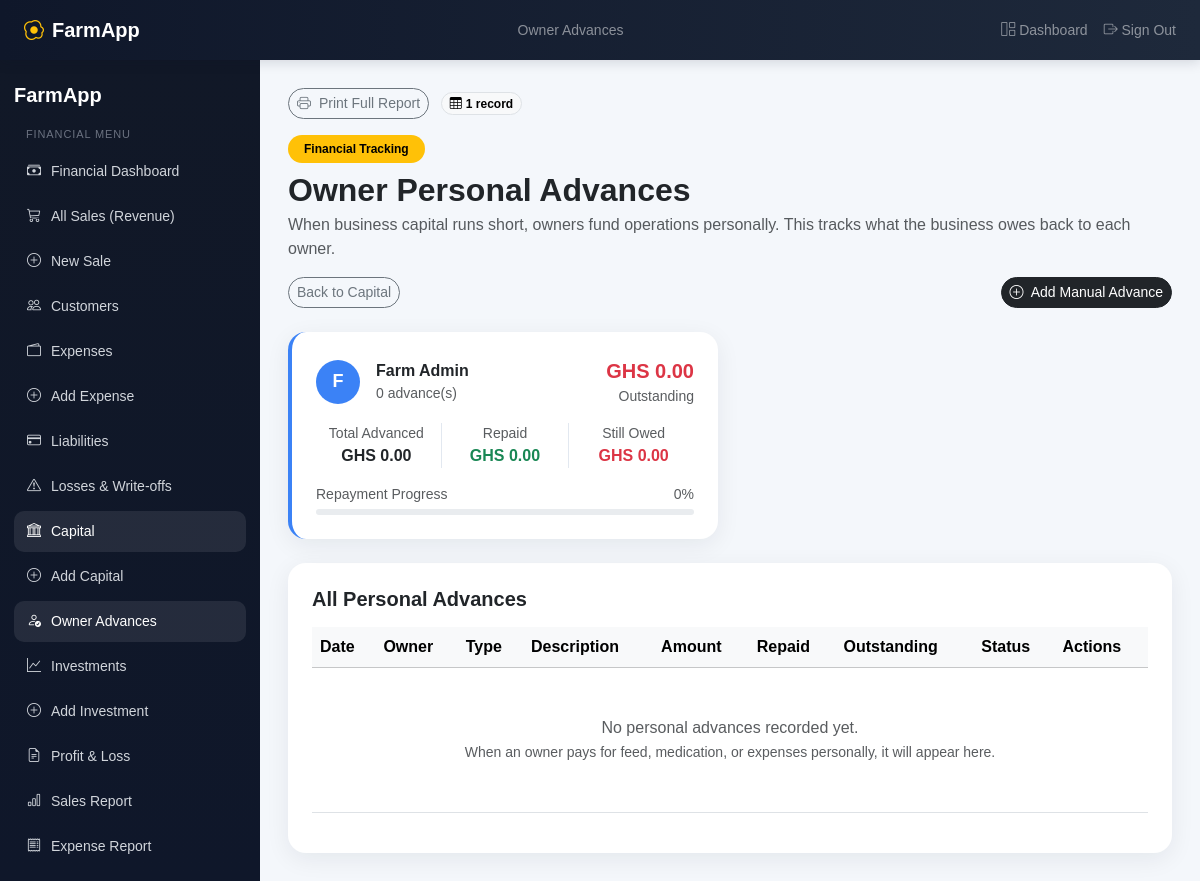
Screenshot of /capital/advances (signed in) with the database file from the repository.
### tables this page shows
CREATE TABLE users (
    id INT UNSIGNED AUTO_INCREMENT PRIMARY KEY,
    full_name VARCHAR(100) NOT NULL,
    username VARCHAR(50) NOT NULL,
    email VARCHAR(100) DEFAULT NULL,
    password_hash VARCHAR(255) NOT NULL,
    is_active TINYINT(1) NOT NULL DEFAULT 1,
    created_at TIMESTAMP NULL DEFAULT CURRENT_TIMESTAMP,
    updated_at TIMESTAMP NULL DEFAULT CURRENT_TIMESTAMP ON UPDATE CURRENT_TIMESTAMP,
    last_login_at TIMESTAMP NULL DEFAULT NULL,
    UNIQUE KEY unique_username (username),
    UNIQUE KEY unique_email (email),
    KEY idx_username (username),
    KEY idx_email (email),
    KEY idx_is_active (is_active)
);

### app/core/Controller.php (called while the page is built, shortened)
<?php
class Controller
{
    protected function view(string $view, array $data = [], string $layout = 'admin')
    {
        extract($data);
        $layoutPath = BASE_PATH . 'app/views/layouts/' . $layout . '.php';
        require $layoutPath;
    }
}

### app/controllers/CapitalController.php (called while the page is built, shortened)
<?php
require_once BASE_PATH . 'app/core/Controller.php';
class CapitalController extends Controller
{
    public function advances(): void
    {
        $db = \Database::connect();
        $advances = $db->query("
            SELECT oa.*, u.full_name
            FROM owner_advances oa
            LEFT JOIN users u ON u.id = oa.owner_id
            ORDER BY oa.advance_date DESC, oa.id DESC
        ")->fetchAll(\PDO::FETCH_ASSOC) ?: [];
        $ownerSummary = $db->query("
            SELECT u.id, u.full_name,
                COUNT(oa.id) AS advance_count,
                COALESCE(SUM(oa.amount), 0) AS total_advanced,
                COALESCE(SUM(oa.repaid_amount), 0) AS total_repaid
            FROM users u
            LEFT JOIN owner_advances oa ON oa.owner_id = u.id
            WHERE u.role IN ('owner','admin')
            GROUP BY u.id, u.full_name
            ORDER BY total_advanced DESC
        ")->fetchAll(\PDO::FETCH_ASSOC) ?: [];
        $this->view('capital/advances', [
            'pageTitle'    => 'Owner Advances',
            'sidebarType'  => 'financial',
            'advances'     => $advances,
            'ownerSummary' => $ownerSummary,
        ], 'admin');
    }
}

### app/core/Router.php (called while the page is built, shortened)
<?php
require_once BASE_PATH . 'app/core/Controller.php';
class Router
{
    private array $routes;
    public function __construct(array $routes)
    {
        $this->routes = $routes;
    }
    public function dispatch(string $uri): void
    {
        $path = trim($uri, '/');
        [$controllerName, $method] = $this->routes[$path];
        $controller = new $controllerName();
        $controller->$method();
    }
}

### index.php (called while the page is built, shortened)
<?php
require_once BASE_PATH . 'app/core/Router.php';
$routes = require BASE_PATH . 'app/Router/web.php';
$router = new Router($routes);
$requestUri = parse_url($_SERVER['REQUEST_URI'], PHP_URL_PATH);
$basePath = rtrim(parse_url(BASE_URL, PHP_URL_PATH), '/');
if ($basePath && str_starts_with($requestUri, $basePath)) {
    $requestUri = substr($requestUri, strlen($basePath));
}
$requestUri = trim($requestUri, '/');
$router->dispatch($requestUri === '' ? '/' : $requestUri);

### app/views/capital/advances.php (the view, shortened to what this page needs)
<?php
$base = rtrim(BASE_URL, '/');
$advances = $advances ?? [];
$ownerSummary = $ownerSummary ?? [];
$ownerColors = ['#3b82f6','#f59e0b','#10b981','#ef4444','#8b5cf6'];
include BASE_PATH . 'app/views/layouts/print_toolbar.php';
?>
<div class="d-flex flex-wrap justify-content-between align-items-center mb-4 gap-3 d-print-none">
    <div>
        <span class="badge rounded-pill text-bg-warning mb-2 px-3 py-2">Financial Tracking</span>
        <h2 class="fw-bold mb-1">Owner Personal Advances</h2>
        <p class="text-muted mb-0">
            When business capital runs short, owners fund operations personally.
            This tracks what the business owes back to each owner.
        </p>
    </div>
    <a href="<?= $base ?>/capital" class="btn btn-outline-secondary btn-sm">Back to Capital</a>
    <a href="<?= $base ?>/capital/advances/edit?id=0" class="btn btn-dark btn-sm">
        <i class="bi bi-plus-circle me-1"></i> Add Manual Advance
    </a>
</div>
<?php if (!empty($ownerSummary)): ?>
<div class="row g-4 mb-4">
    <?php foreach ($ownerSummary as $i => $owner):
        $color = $ownerColors[$i % count($ownerColors)];
        $outstanding = (float)$owner['total_advanced'] - (float)$owner['total_repaid'];
        $pct = (float)$owner['total_advanced'] > 0 ? ((float)$owner['total_repaid'] / (float)$owner['total_advanced']) * 100 : 0;
    ?>
    <div class="col-md-6">
        <div class="adv-card p-4" style="border-left:4px solid <?= $color ?>;">
            <div class="d-flex align-items-center gap-3 mb-3">
                <div class="rounded-circle d-flex align-items-center justify-content-center text-white fw-bold"
                     style="width:44px;height:44px;background:<?= $color ?>;font-size:18px;">
                    <?= strtoupper(substr($owner['full_name'], 0, 1)) ?>
                </div>
                <div>
                    <div class="fw-bold"><?= htmlspecialchars($owner['full_name']) ?></div>
                    <div class="text-muted small"><?= (int)$owner['advance_count'] ?> advance(s)</div>
                </div>
                <div class="ms-auto text-end">
                    <div class="fw-bold fs-5 text-danger">GHS <?= number_format($outstanding, 2) ?></div>
                    <div class="small text-muted">Outstanding</div>
                </div>
            </div>
            <div class="row g-2 mb-3">
                <div class="col-4 text-center">
                    <div class="small text-muted">Total Advanced</div>
                    <div class="fw-semibold">GHS <?= number_format((float)$owner['total_advanced'], 2) ?></div>
                </div>
                <div class="col-4 text-center" style="border-left:1px solid #e2e8f0;border-right:1px solid #e2e8f0;">
                    <div class="small text-muted">Repaid</div>
                    <div class="fw-semibold text-success">GHS <?= number_format((float)$owner['total_repaid'], 2) ?></div>
                </div>
                <div class="col-4 text-center">
                    <div class="small text-muted">Still Owed</div>
                    <div class="fw-semibold text-danger">GHS <?= number_format($outstanding, 2) ?></div>
                </div>
            </div>
            <div class="mb-1 d-flex justify-content-between small text-muted">
                <span>Repayment Progress</span>
                <span><?= number_format($pct, 0) ?>%</span>
            </div>
            <div class="progress" style="height:6px;border-radius:3px;">
            </div>
        </div>
    </div>
    <?php endforeach; ?>
</div>
<?php endif; ?>
<div class="adv-card p-4">
    <h5 class="fw-bold mb-3">All Personal Advances</h5>
    <div class="table-responsive">
        <table class="table align-middle">
            <thead class="table-light">
                <tr>
                    <th>Date</th>
                    <th>Owner</th>
                    <th>Type</th>
                    <th>Description</th>
                    <th>Amount</th>
                    <th>Repaid</th>
                    <th>Outstanding</th>
                    <th>Status</th>
                    <th>Actions</th>
                </tr>
            </thead>
            <tbody>
                <?php if (!empty($advances)): ?>
                    <?php foreach ($advances as $i => $a):
                        $outstanding = (float)$a['amount'] - (float)$a['repaid_amount'];
                        $statusBadge = match($a['status']) { 'repaid'=>'success', 'partial'=>'warning', default=>'danger' };
                        $color = $ownerColors[$i % count($ownerColors)];
                    ?>
                    <tr>
                        <td class="small"><?= htmlspecialchars($a['advance_date']) ?></td>
                        <td>
                            <span class="badge rounded-pill px-2" style="background:<?= $color ?>20;color:<?= $color ?>;">
                                <?= htmlspecialchars($a['full_name'] ?? 'Unknown') ?>
                            </span>
                        </td>
                        <td><span class="badge text-bg-secondary"><?= ucfirst($a['source_type']) ?></span></td>
                        <td class="small"><?= htmlspecialchars(substr($a['description'] ?? '', 0, 50)) ?></td>
                        <td class="fw-bold">GHS <?= number_format((float)$a['amount'], 2) ?></td>
                        <td class="text-success small">GHS <?= number_format((float)$a['repaid_amount'], 2) ?></td>
                        <td class="text-danger fw-semibold">GHS <?= number_format($outstanding, 2) ?></td>
                        <td><span class="badge text-bg-<?= $statusBadge ?>"><?= ucfirst($a['status']) ?></span></td>
                        <td>
                            <?php if ($a['status'] !== 'repaid'): ?>
                            <form method="POST" action="<?= $base ?>/capital/repay-advance" class="d-flex gap-1 flex-wrap">
                                <input type="hidden" name="advance_id" value="<?= (int)$a['id'] ?>">
                                <input type="number" name="repay_amount" step="0.01" min="0.01"
                                       max="<?= $outstanding ?>" placeholder="Amount"
                                       class="form-control form-control-sm" style="width:90px;">
                                <button type="submit" class="btn btn-sm btn-success">Repay</button>
                                <a href="<?= $base ?>/capital/advances/edit?id=<?= (int)$a['id'] ?>" class="btn btn-sm btn-outline-primary">Edit</a>
                                <a href="<?= $base ?>/capital/advances/delete?id=<?= (int)$a['id'] ?>"
                                   class="btn btn-sm btn-outline-danger"
                                   onclick="return confirm('Delete this advance? The business will no longer owe this amount.')">Del</a>
                            </form>
                            <?php else: ?>
                                <div class="d-flex gap-1">
                                    <span class="text-success small"><i class="bi bi-check-circle-fill"></i> Repaid</span>
                                    <a href="<?= $base ?>/capital/advances/edit?id=<?= (int)$a['id'] ?>" class="btn btn-sm btn-outline-secondary">Edit</a>
                                    <a href="<?= $base ?>/capital/advances/delete?id=<?= (int)$a['id'] ?>"
                                       class="btn btn-sm btn-outline-danger"
                                       onclick="return confirm('Delete this advance record?')">Del</a>
                                </div>
                            <?php endif; ?>
                        </td>
                    </tr>
                    <?php endforeach; ?>
                <?php else: ?>
                    <tr>
                        <td colspan="9" class="text-center text-muted py-5">
                            No personal advances recorded yet.<br>
                            <small>When an owner pays for feed, medication, or expenses personally, it will appear here.</small>
                        </td>
                    </tr>
                <?php endif; ?>
            </tbody>
        </table>
    </div>
</div>

### app/views/layouts/admin.php (style rules this page uses)
html, body { height: 100%; margin: 0; font-family: Arial, sans-serif; background: #f4f7fb; overflow: hidden; }
.btn { border-radius: 999px !important; }
.badge { border-radius: 999px !important; }

### app/views/layouts/print_styles.php (style rules this page uses)
.table-responsive { scrollbar-width: thin; scrollbar-color: #cbd5e1 #f8fafc; }

### app/views/capital/advances.php (style rules this page uses)
.adv-card { border-radius:18px;background:#fff;border:0;box-shadow:0 6px 24px rgba(15,23,42,.07); }

### rows the page displays
users: full_name "F", full_name "Farm Admin", advance_count "0", outstanding "0.00", total_advanced "0.00", total_repaid "0.00", pct "0"

### other values shown
$pageTitle "Owner Advances"
$sidebarType "FINANCIAL"
$item['label'] "Financial Dashboard"
$item['label'] "All Sales (Revenue)"
$item['label'] "New Sale"
$item['label'] "Customers"
$item['label'] "Expenses"
$item['label'] "Add Expense"
$item['label'] "Liabilities"
$item['label'] "Losses & Write-offs"
$item['label'] "Capital"
$item['label'] "Add Capital"
$item['label'] "Owner Advances"
$item['label'] "Investments"
$item['label'] "Add Investment"
